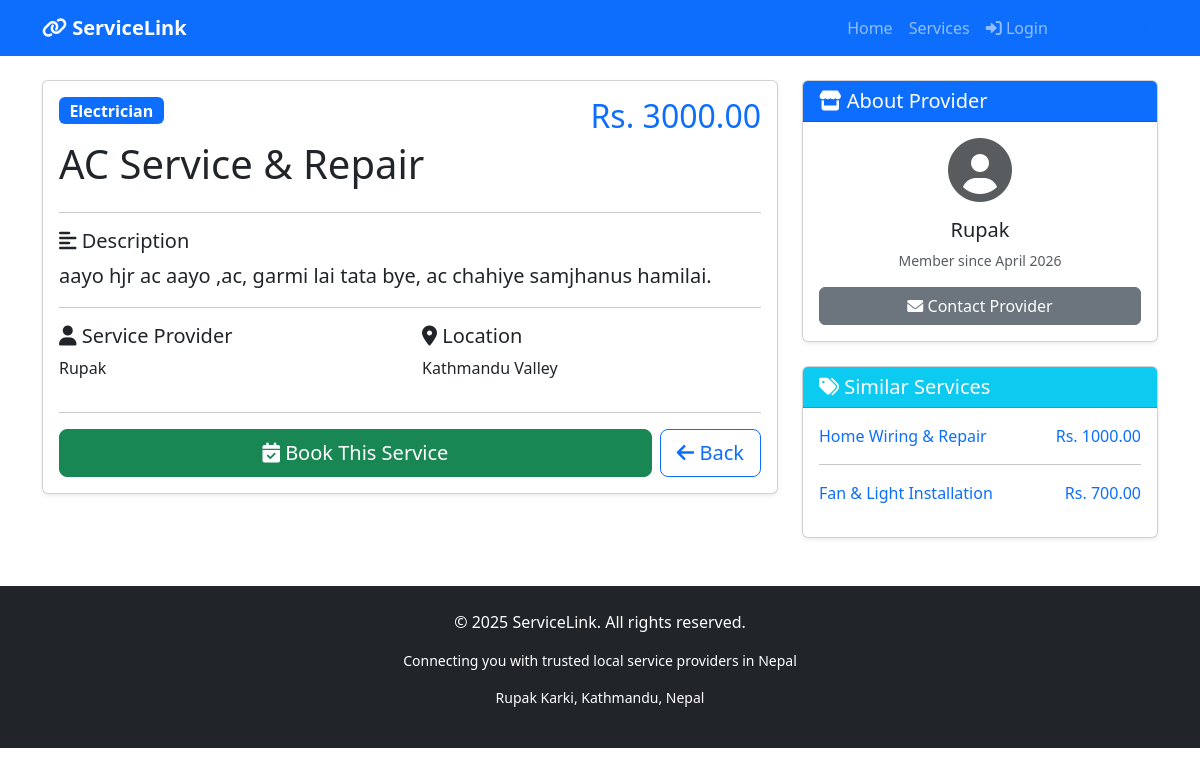
/services/6/, run on an earlier commit of the app's database.
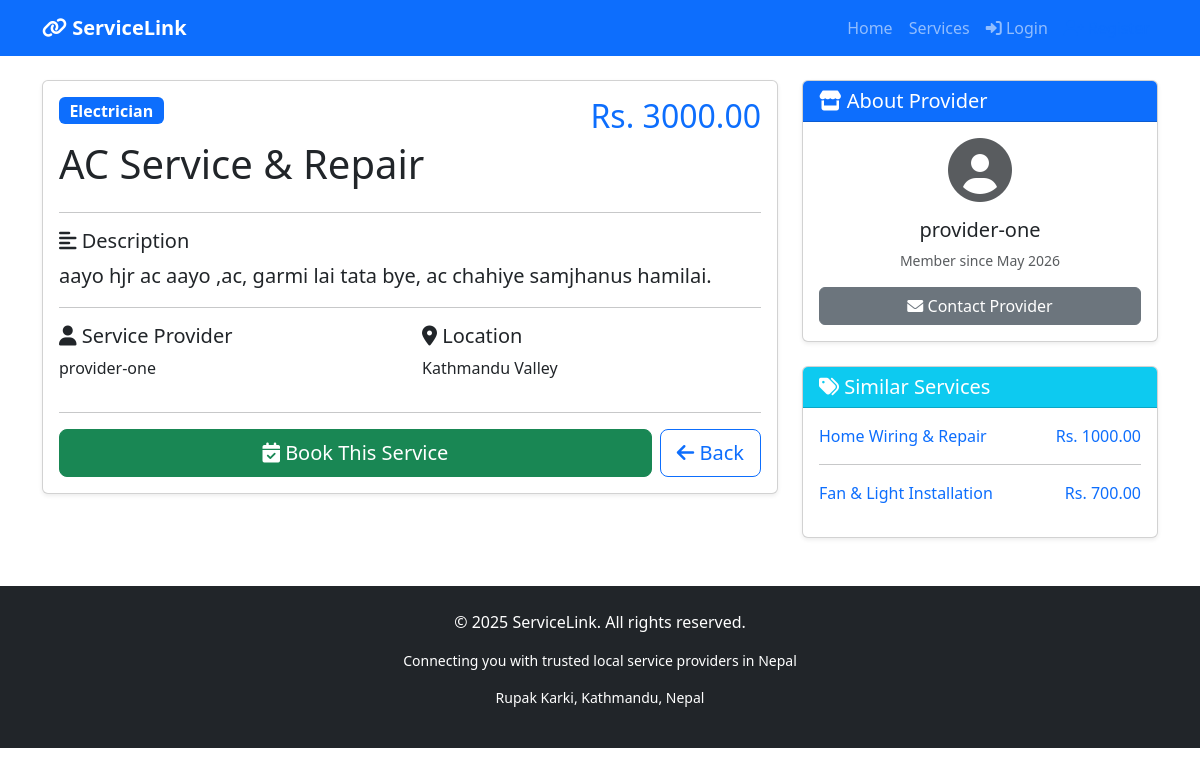
And on a later commit of the database.
### services/models.py (models this page shows, shortened)
class Service(models.Model):
    title = models.CharField(max_length=200)
    description = models.TextField()
    price = models.DecimalField(max_digits=10, decimal_places=2)
    category = models.ForeignKey(Category, on_delete=models.CASCADE)
    provider = models.ForeignKey(User, on_delete=models.CASCADE, related_name='services')
    image = models.ImageField(upload_to='services/', blank=True, null=True)
    location = models.CharField(max_length=200, blank=True)
    is_available = models.BooleanField(default=True)
    created_at = models.DateTimeField(auto_now_add=True)

class Category(models.Model):
    name = models.CharField(max_length=100)
    slug = models.SlugField(unique=True)
    icon = models.CharField(max_length=50, blank=True, help_text="FontAwesome icon class")
    class Meta:
        verbose_name = "Category"
        verbose_name_plural = "Categories"

### services/views.py (the view)
# urls.py: path('<int:pk>/', views.service_detail, name='service_detail'),
def service_detail(request, pk):
    service = get_object_or_404(Service, pk=pk, is_available=True)
    related_services = Service.objects.filter(
        category=service.category,
        is_available=True
    ).exclude(pk=pk)[:3]  # Show max 3 related services
    context = {
        'service': service,
        'related_services': related_services,
    }
    return render(request, 'services/service_detail.html', context)

### services/templates/services/service_detail.html (shortened to what this page needs)
{% extends 'base.html' %}
{% block content %}
<div class="container mt-4">
    <div class="row">
        <div class="col-md-8">
            <div class="card shadow-sm">
                <div class="card-body">
                    <div class="d-flex justify-content-between align-items-start mb-3">
                        <div>
                            <span class="badge bg-primary fs-6">{{ service.category.name }}</span>
                            <h1 class="mt-3">{{ service.title }}</h1>
                        </div>
                        <h2 class="text-primary">Rs. {{ service.price }}</h2>
                    </div>
                    <hr>
                    <h5><i class="fas fa-align-left"></i> Description</h5>
                    <p class="lead">{{ service.description }}</p>
                    <hr>
                    <div class="row mt-3">
                        <div class="col-md-6">
                            <h5><i class="fas fa-user"></i> Service Provider</h5>
                            <p>{{ service.provider.username }}</p>
                        </div>
                        <div class="col-md-6">
                            <h5><i class="fas fa-map-marker-alt"></i> Location</h5>
                            <p>{{ service.location|default:"Online service available" }}</p>
                        </div>
                    </div>
                    <hr>
                    <div class="d-flex gap-2">
                        <a href="{% url 'book_service' service.id %}" class="btn btn-success btn-lg      flex-grow-1">
                                  <i class="fas fa-calendar-check"></i> Book This Service
                        </a>
                        <button class="btn btn-outline-primary btn-lg" onclick="window.history.back()">
                            <i class="fas fa-arrow-left"></i> Back
                        </button>
                    </div>
                </div>
            </div>
        </div>
        <div class="col-md-4">
            <div class="card shadow-sm mb-4">
                <div class="card-header bg-primary text-white">
                    <h5 class="mb-0"><i class="fas fa-store"></i> About Provider</h5>
                </div>
                <div class="card-body text-center">
                    <i class="fas fa-user-circle fa-4x text-muted mb-3"></i>
                    <h5>{{ service.provider.username }}</h5>
                    <p class="text-muted small">Member since {{ service.provider.date_joined|date:"F Y" }}</p>
                    <button class="btn btn-secondary w-100" onclick="alert('Contact feature coming soon!')">
                        <i class="fas fa-envelope"></i> Contact Provider
                    </button>
                </div>
            </div>
            {% if related_services %}
            <div class="card shadow-sm">
                <div class="card-header bg-info text-white">
                    <h5 class="mb-0"><i class="fas fa-tags"></i> Similar Services</h5>
                </div>
                <div class="card-body">
                    {% for related in related_services %}
                    <div class="mb-3">
                        <a href="{% url 'service_detail' related.id %}" class="text-decoration-none">
                            <div class="d-flex justify-content-between">
                                <span>{{ related.title|truncatechars:25 }}</span>
                                <span class="text-primary">Rs. {{ related.price }}</span>
                            </div>
                        </a>
                    </div>
                    {% if not forloop.last %}<hr>{% endif %}
                    {% endfor %}
                </div>
            </div>
            {% endif %}
        </div>
    </div>
</div>
{% endblock %}

What changed in the data, as far as the page shows it:
changed Service "AC Service & Repair": provider.username "Rupak" → "provider-one"; provider.date_joined "April 2026" → "May 2026"
